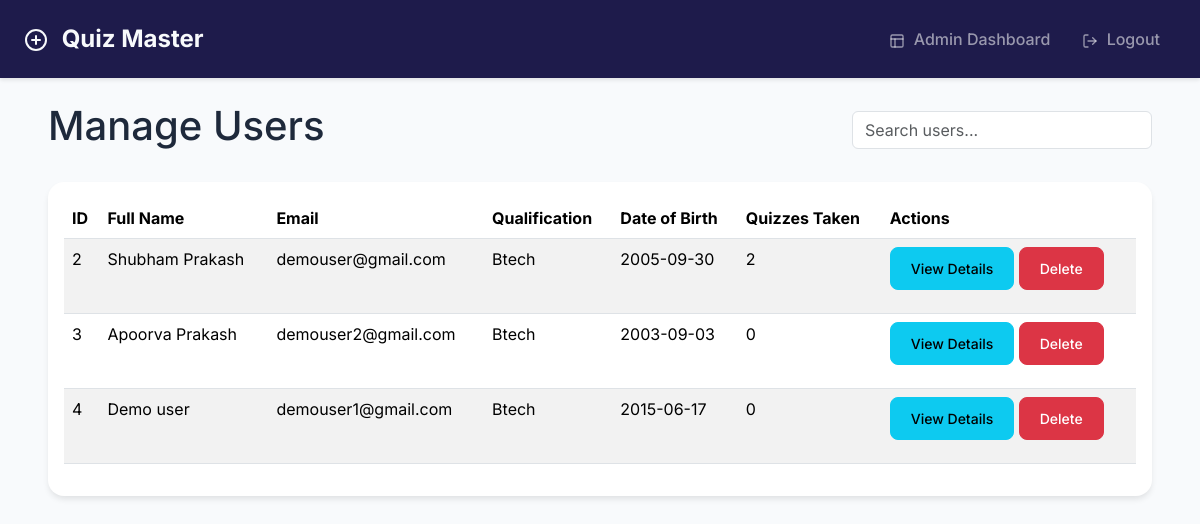
The app's page /admin/users (signed in) with its own data.
### models/models.py (models this page shows)
class User(UserMixin, db.Model):
    id = db.Column(db.Integer, primary_key=True)
    username = db.Column(db.String(120), unique=True, nullable=False)
    password = db.Column(db.String(200), nullable=False)
    full_name = db.Column(db.String(100), nullable=False)
    qualification = db.Column(db.String(100))
    dob = db.Column(db.Date)
    is_admin = db.Column(db.Boolean, default=False)
    quiz_scores = db.relationship('Score', backref='user', lazy=True)

### controllers/admin.py (the view)
@admin.route('/admin/users')
@login_required
@admin_required
def manage_users():
    users = User.query.filter_by(is_admin=False).all()
    return render_template('admin/users.html', users=users)

### app.py (called while the page is built)
@login_manager.user_loader
def load_user(user_id):
    return User.query.get(int(user_id))

### controllers/admin.py (called while the page is built)
def admin_required(f):
    @wraps(f)
    def decorated_function(*args, **kwargs):
        if not current_user.is_authenticated or not current_user.is_admin:
            flash('Access denied.', 'danger')
            return redirect(url_for('auth.login'))
        return f(*args, **kwargs)
    return decorated_function

### templates/admin/users.html (shortened to what this page needs)
{% extends "base.html" %}
{% block content %}
<div class="container">
    <div class="d-flex justify-content-between align-items-center mb-4">
        <h1>Manage Users</h1>
        <div>
            <input type="text" id="userSearch" class="form-control" placeholder="Search users...">
        </div>
    </div>
    <div class="card">
        <div class="card-body">
            <div class="table-responsive">
                <table class="table table-striped" id="usersTable">
                    <thead>
                        <tr>
                            <th>ID</th>
                            <th>Full Name</th>
                            <th>Email</th>
                            <th>Qualification</th>
                            <th>Date of Birth</th>
                            <th>Quizzes Taken</th>
                            <th>Actions</th>
                        </tr>
                    </thead>
                    <tbody>
                        {% for user in users %}
                        <tr>
                            <td>{{ user.id }}</td>
                            <td>{{ user.full_name }}</td>
                            <td>{{ user.username }}</td>
                            <td>{{ user.qualification }}</td>
                            <td>{{ user.dob.strftime('%Y-%m-%d') }}</td>
                            <td>{{ user.quiz_scores|length }}</td>
                            <td>
                                <button class="btn btn-sm btn-info"
                                        onclick="viewUserDetails({{ user.id }})"
                                        data-bs-toggle="modal"
                                        data-bs-target="#userDetailsModal">
                                    View Details
                                </button>
                                <a href="{{ url_for('admin.delete_user', id=user.id) }}"
                                   class="btn btn-sm btn-danger"
                                   onclick="return confirm('Are you sure you want to delete this user?')">
                                    Delete
                                </a>
                            </td>
                        </tr>
                        {% endfor %}
                    </tbody>
                </table>
            </div>
        </div>
    </div>
</div>
{% endblock %}

### templates/base.html (style rules this page uses)
:root { --primary-color: #4f46e5; --secondary-color: #6366f1; --dark-color: #1e1b4b; --light-color: #f8fafc; }
body { font-family: 'Inter', sans-serif; background-color: #f8fafc; color: #1e293b; }
.container { max-width: 1200px; padding: 0 1.5rem; }
.btn { padding: 0.625rem 1.25rem; font-weight: 500; border-radius: 0.5rem; transition: all 0.3s ease; margin-bottom: 15px; }
.card { border: none; border-radius: 1rem; gap: 15px; margin-bottom: 15px; box-shadow: 0 4px 6px -1px rgba(0,0,0,0.1); transition: transform 0.3s ease; }

### templates/admin/users.html (style rules this page uses)
#userSearch { min-width: 300px; }
.table th { white-space: nowrap; }

### records on screen
User: id "2", full_name "Shubham Prakash", username "demouser@gmail.com", qualification "Btech", dob "2005-09-30", quiz_scores|length "2"
User: id "3", full_name "Apoorva Prakash", username "demouser2@gmail.com", qualification "Btech", dob "2003-09-03", quiz_scores|length "0"
User: id "4", full_name "Demo user", username "demouser1@gmail.com", qualification "Btech", dob "2015-06-17", quiz_scores|length "0"
